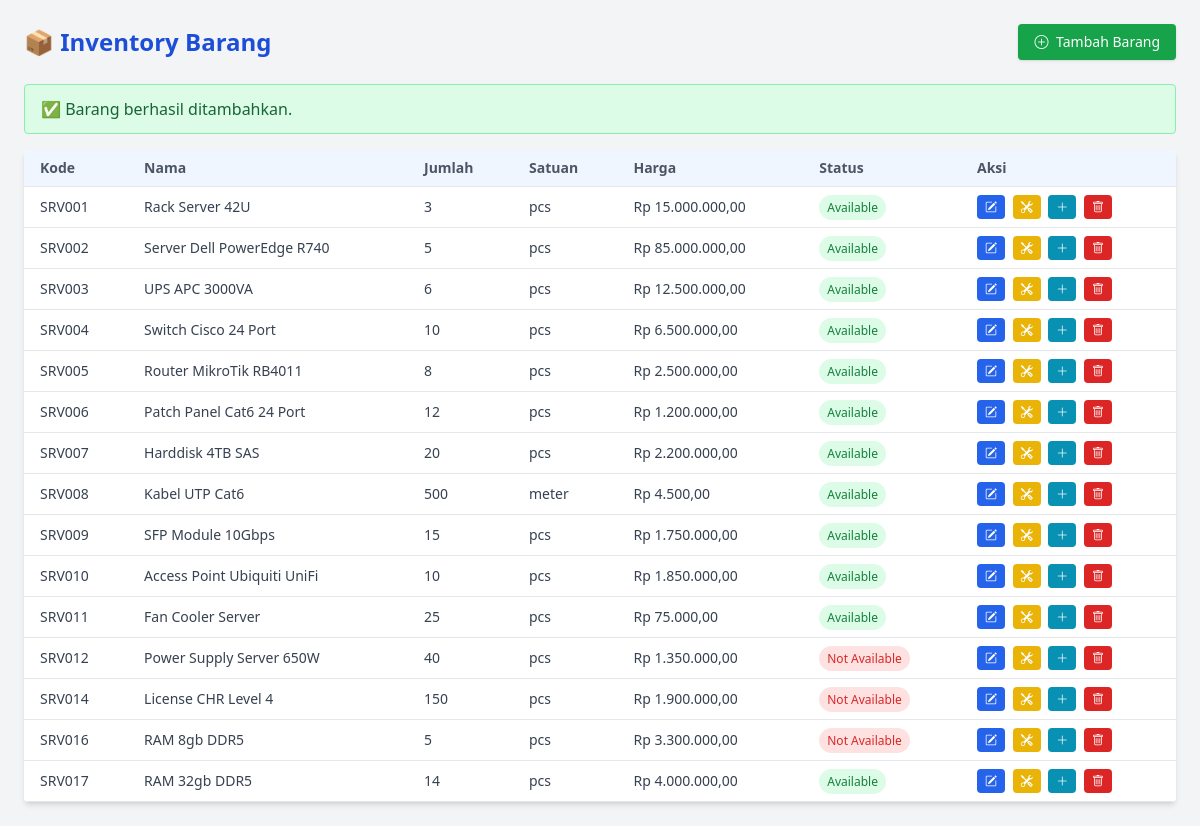
The app's page /sc-app/index.php?status=added with its own data.
### tables this page shows
CREATE TABLE `tb_inventory` (
  `id_barang` int(10) NOT NULL AUTO_INCREMENT,
  `kode_barang` varchar(20) DEFAULT NULL,
  `nama_barang` varchar(50) DEFAULT NULL,
  `jumlah_barang` int(10) DEFAULT NULL,
  `satuan_barang` varchar(20) DEFAULT NULL,
  `harga_beli` double(20,2) DEFAULT NULL,
  `status_barang` tinyint(1) DEFAULT NULL,
  PRIMARY KEY (`id_barang`)
);

### sc-app/index.php (the view, shortened to what this page needs)
<?php
include 'connect-db.php';
$showAlert = '';
if (isset($_GET['status'])) {
    if ($_GET['status'] == 'deleted') {
        $showAlert = 'Data berhasil dihapus.';
    } elseif ($_GET['status'] == 'updated') {
        $showAlert = 'Data berhasil diupdate.';
    } elseif ($_GET['status'] == 'added') {
        $showAlert = 'Barang berhasil ditambahkan.';
    } elseif ($_GET['status'] == 'stock_added') {
        $showAlert = 'Add Stock Berhasil Dilakukan.';
    }
}
$result = $conn->query("SELECT * FROM tb_inventory");
?>
<!DOCTYPE html>
<html lang="id">
<head>
    <script src="https://cdn.tailwindcss.com"></script>
    <link href="https://cdn.jsdelivr.net/npm/bootstrap-icons@1.10.5/font/bootstrap-icons.css" rel="stylesheet">
</head>
<body class="bg-gray-100 text-gray-800 p-6">
    <div class="max-w-7xl mx-auto">
        <div class="flex justify-between items-center mb-6">
            <h2 class="text-2xl font-bold text-blue-700">📦 Inventory Barang</h2>
            <a href="form-add.php" class="bg-green-600 hover:bg-green-700 text-white px-4 py-2 rounded shadow text-sm font-medium">
                <i class="bi bi-plus-circle mr-1"></i> Tambah Barang
            </a>
        </div>
        <?php if ($showAlert): ?>
            <div id="alert-box" class="bg-green-100 border border-green-300 text-green-800 px-4 py-3 rounded mb-4 transition-opacity duration-500">
                ✅ <?= $showAlert ?>
            </div>
        <?php endif; ?>
        <div class="bg-white shadow-md rounded overflow-hidden">
            <div class="overflow-x-auto">
                <table class="min-w-full text-sm text-left text-gray-700">
                    <thead class="bg-blue-50 border-b text-gray-600 font-semibold">
                        <tr>
                            <th class="px-4 py-2">Kode</th>
                            <th class="px-4 py-2">Nama</th>
                            <th class="px-4 py-2">Jumlah</th>
                            <th class="px-4 py-2">Satuan</th>
                            <th class="px-4 py-2">Harga</th>
                            <th class="px-4 py-2">Status</th>
                            <th class="px-4 py-2">Aksi</th>
                        </tr>
                    </thead>
                    <tbody>
                        <?php while($row = $result->fetch_assoc()): ?>
                        <tr class="border-b hover:bg-gray-50">
                            <td class="px-4 py-2"><?= $row['kode_barang'] ?></td>
                            <td class="px-4 py-2"><?= $row['nama_barang'] ?></td>
                            <td class="px-4 py-2"><?= $row['jumlah_barang'] ?></td>
                            <td class="px-4 py-2"><?= $row['satuan_barang'] ?></td>
                            <td class="px-4 py-2">Rp <?= number_format($row['harga_beli'], 2, ',', '.') ?></td>
                            <td class="px-4 py-2">
                                <span class="px-2 py-1 text-xs rounded-full <?= $row['status_barang'] ? 'bg-green-100 text-green-700' : 'bg-red-100 text-red-600' ?>">
                                    <?= $row['status_barang'] ? 'Available' : 'Not Available' ?>
                                </span>
                            </td>
                            <td class="px-4 py-2 space-x-1">
                                <a href="form-edit.php?id=<?= $row['id_barang'] ?>" class="inline-block bg-blue-600 hover:bg-blue-700 text-white px-2 py-1 rounded text-xs" title="Edit">
                                    <i class="bi bi-pencil-square"></i>
                                </a>
                                <a href="use.php?id=<?= $row['id_barang'] ?>" class="inline-block bg-yellow-500 hover:bg-yellow-600 text-white px-2 py-1 rounded text-xs" title="Pakai">
                                    <i class="bi bi-tools"></i>
                                </a>
                                <a href="add-stock.php?id=<?= $row['id_barang'] ?>" class="inline-block bg-cyan-600 hover:bg-cyan-700 text-white px-2 py-1 rounded text-xs" title="Tambah Stok">
                                    <i class="bi bi-plus-lg"></i>
                                </a>
                                <a href="delete.php?id=<?= $row['id_barang'] ?>" onclick="return confirm('Yakin hapus data?')" class="inline-block bg-red-600 hover:bg-red-700 text-white px-2 py-1 rounded text-xs" title="Hapus">
                                    <i class="bi bi-trash"></i>
                                </a>
                            </td>
                        </tr>
                        <?php endwhile; ?>
                    </tbody>
                </table>
            </div>
        </div>
    </div>
</body>
</html>

### records on screen
tb_inventory: kode_barang "SRV001", nama_barang "Rack Server 42U", jumlah_barang "3", satuan_barang "pcs", harga_beli "15.000.000,00", status_barang "Available"
tb_inventory: kode_barang "SRV002", nama_barang "Server Dell PowerEdge R740", jumlah_barang "5", satuan_barang "pcs", harga_beli "85.000.000,00", status_barang "Available"
tb_inventory: kode_barang "SRV003", nama_barang "UPS APC 3000VA", jumlah_barang "6", satuan_barang "pcs", harga_beli "12.500.000,00", status_barang "Available"
tb_inventory: kode_barang "SRV004", nama_barang "Switch Cisco 24 Port", jumlah_barang "10", satuan_barang "pcs", harga_beli "6.500.000,00", status_barang "Available"
tb_inventory: kode_barang "SRV005", nama_barang "Router MikroTik RB4011", jumlah_barang "8", satuan_barang "pcs", harga_beli "2.500.000,00", status_barang "Available"
tb_inventory: kode_barang "SRV006", nama_barang "Patch Panel Cat6 24 Port", jumlah_barang "12", satuan_barang "pcs", harga_beli "1.200.000,00", status_barang "Available"
tb_inventory: kode_barang "SRV007", nama_barang "Harddisk 4TB SAS", jumlah_barang "20", satuan_barang "pcs", harga_beli "2.200.000,00", status_barang "Available"
tb_inventory: kode_barang "SRV008", nama_barang "Kabel UTP Cat6", jumlah_barang "500", satuan_barang "meter", harga_beli "4.500,00", status_barang "Available"
tb_inventory: kode_barang "SRV009", nama_barang "SFP Module 10Gbps", jumlah_barang "15", satuan_barang "pcs", harga_beli "1.750.000,00", status_barang "Available"
tb_inventory: kode_barang "SRV010", nama_barang "Access Point Ubiquiti UniFi", jumlah_barang "10", satuan_barang "pcs", harga_beli "1.850.000,00", status_barang "Available"
tb_inventory: kode_barang "SRV011", nama_barang "Fan Cooler Server", jumlah_barang "25", satuan_barang "pcs", harga_beli "75.000,00", status_barang "Available"
tb_inventory: kode_barang "SRV012", nama_barang "Power Supply Server 650W", jumlah_barang "40", satuan_barang "pcs", harga_beli "1.350.000,00", status_barang "Not Available"
tb_inventory: kode_barang "SRV014", nama_barang "License CHR Level 4", jumlah_barang "150", satuan_barang "pcs", harga_beli "1.900.000,00", status_barang "Not Available"
tb_inventory: kode_barang "SRV016", nama_barang "RAM 8gb DDR5", jumlah_barang "5", satuan_barang "pcs", harga_beli "3.300.000,00", status_barang "Not Available"
tb_inventory: kode_barang "SRV017", nama_barang "RAM 32gb DDR5", jumlah_barang "14", satuan_barang "pcs", harga_beli "4.000.000,00", status_barang "Available"

### other values on screen
$showAlert "Barang berhasil ditambahkan."
